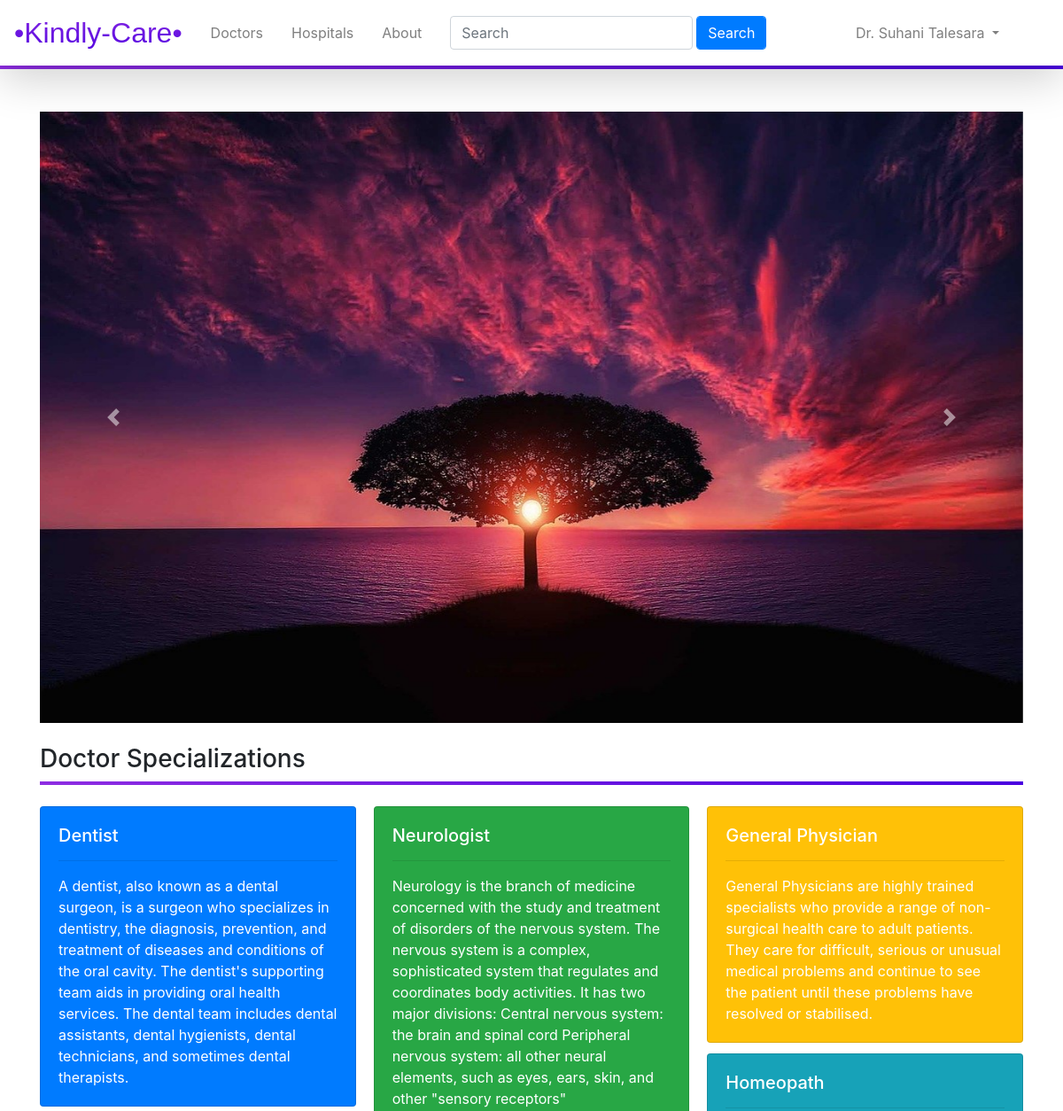
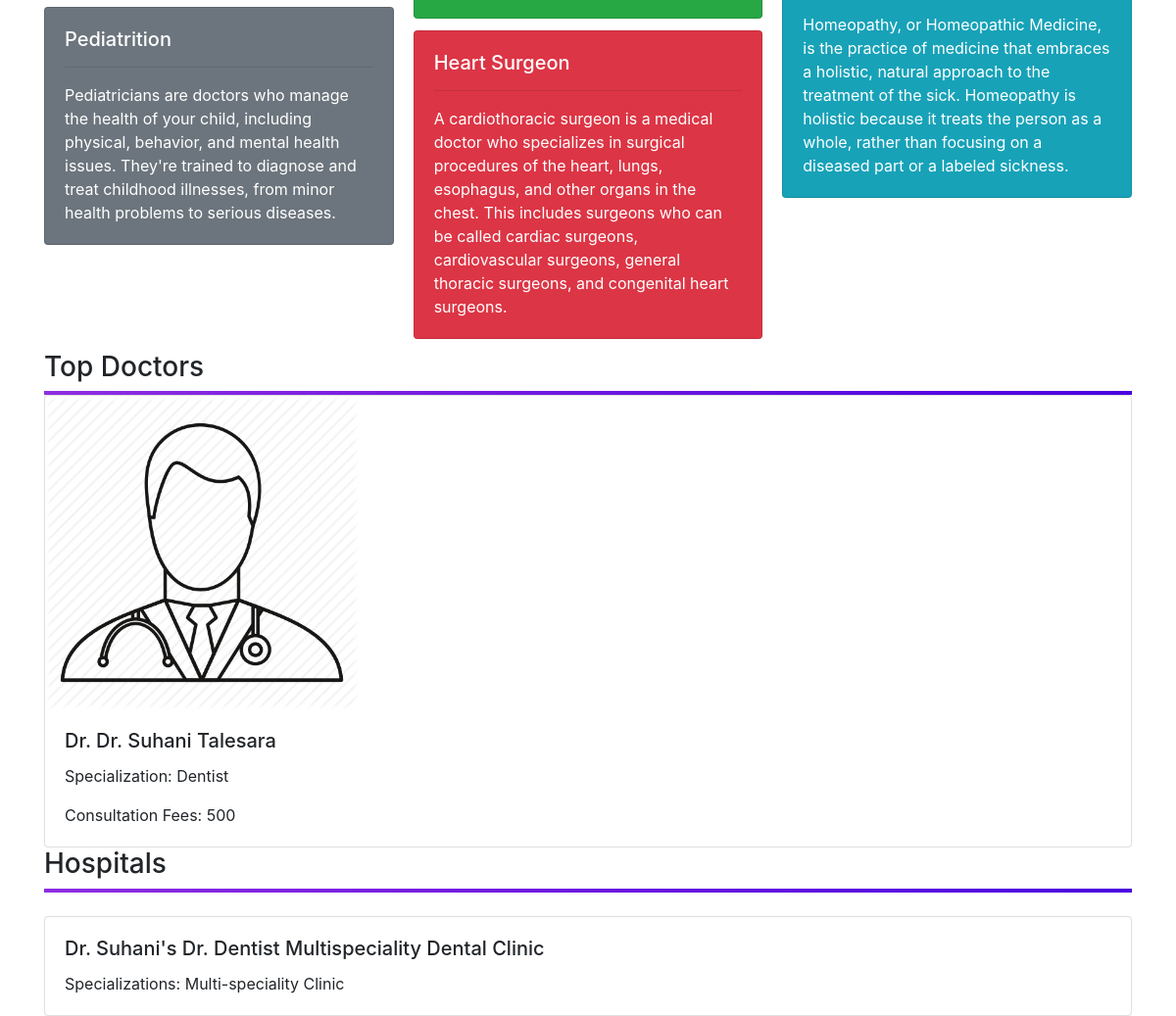
/ (signed in), run on the app's committed database (2 pictures, top to bottom).
### kindlycare/models.py (models this page shows, shortened)
class Doctors(db.Model, UserMixin):
    __tablename__ = 'doctors'
    id = db.Column(db.Integer,primary_key = True)
    name = db.Column(db.String(20),nullable = False)
    password = db.Column(db.String(20))
    email = db.Column(db.String(64),unique = True,index = True)
    qualification = db.Column(db.String(50),nullable = False)
    specialization = db.Column(db.String(140))
    consultation_fees = db.Column(db.Integer, nullable = False)
    profile_image = db.Column(db.String(64),default = 'default_image.jpg')
    experience = db.Column(db.Text,nullable = False)
    contact_number = db.Column(db.String(10),nullable = False)
    description = db.Column(db.Text,nullable = False)
    address_line_1 = db.Column(db.Text,nullable = False,default='India')
    address_line_2 = db.Column(db.Text,nullable = False,default='India')
    address_line_3 = db.Column(db.Text,nullable = False,default='India')
    reviews = db.relationship('Reviews',backref='doctor')
    slots = db.relationship('Slots',backref='doctor')
    appointments = db.relationship('Appointments',backref='doctor')
    hospitals_name = db.relationship('Hospitals',secondary=relate, backref = db.backref('doctor', lazy = True))
    def __repr__(self):
        return f"Name  : {self.name}"

class Hospitals(db.Model):
    __tablename__ = 'hospital'
    id = db.Column(db.Integer,primary_key=True)
    name = db.Column(db.String(100),nullable=False)
    speciality = db.Column(db.String(50),nullable=False)
    description = db.Column(db.Text,nullable=False)
    contact_no = db. Column(db.Integer,nullable=False)
    address = db.Column(db.Text,nullable=False)
    start_time = db.Column(db.Time,nullable=False)
    end_time = db.Column(db.Time,nullable=False)
    days = db.Column(db.PickleType,nullable=False)
    doctors_name = db.relationship('Doctors',secondary=relate, backref = db.backref('hospital', lazy = True))
    feedbacks = db.relationship('Feedback',backref='hospital')
    def __repr__(self):
        return f"Hospital Name is : {self.name}"

### kindlycare/core/views.py (the view)
@core.route('/', methods=['GET', 'POST'])
def home():
    if request.method == 'POST':
        opt = request.form.get('options')
        print(opt)  # Value of the Radio Button
        return redirect(url_for('core.filter', opt=opt))
    '''slot = Slots.query.filter_by(doc_id=current_user.id).all()
    for i in slot:
        print(i.morning_slots)'''
    docs = []
    hosps = []
    hosps = Hospitals.query.limit(6).all()
    print(hosps)
    docs.append(Doctors.query.filter_by(specialization='Dentist').first())
    docs.append(Doctors.query.filter_by(specialization='Pediatrition').first())
    docs.append(Doctors.query.filter_by(
        specialization='General Physician').first())
    docs.append(Doctors.query.filter_by(
        specialization='Heart Surgeon').first())
    docs.append(Doctors.query.filter_by(specialization='Homeopath').first())
    docs.append(Doctors.query.filter_by(specialization='Neurologist').first())
    docs = [i for i in docs if i]
    print(docs)
    return render_template('index.html', docs=docs, hosps=hosps)

### kindlycare/models.py (called while the page is built)
@login_manager.user_loader
def load_user(doctor_id):
    return Doctors.query.get(doctor_id)

### kindlycare/templates/index.html (shortened to what this page needs)
{% extends 'base.html' %}
{% block content %}
<div>
    <br>
    <br>
    <div id="carouselExampleControls" class="carousel slide" data-ride="carousel">
        <div class="carousel-inner">
            <div class="carousel-item active">
                <img src="{{url_for('static',filename='tree.jpeg')}}" class="d-block w-100" alt="tree">
            </div>
        </div>
        <a class="carousel-control-prev" href="#carouselExampleControls" role="button" data-slide="prev">
            <span class="carousel-control-prev-icon" aria-hidden="true"></span>
        </a>
        <a class="carousel-control-next" href="#carouselExampleControls" role="button" data-slide="next">
            <span class="carousel-control-next-icon" aria-hidden="true"></span>
        </a>
    </div><br>
    <h3>Doctor Specializations</h3>
    <div style="background-image: linear-gradient(to right,#8E2DE2,#4A00E0);width: 100%;height: 4px;"></div><br>
    <div class="card-columns">
        <div class="card text-white bg-primary">
            <div class="card-body">
                <h5 class="card-title">Dentist</h5>
                <hr>
                <p class="card-text">A dentist, also known as a dental surgeon, is a surgeon who specializes in
                    dentistry, the diagnosis, prevention, and treatment of diseases and conditions of the oral cavity.
                    The dentist's supporting team aids in providing oral health services. The dental team includes
                    dental assistants, dental hygienists, dental technicians, and sometimes dental therapists.</p>
            </div>
        </div>
        <div class="card text-white bg-secondary">
            <div class="card-body">
                <h5 class="card-title">Pediatrition</h5>
                <hr>
                <p class="card-text">Pediatricians are doctors who manage the health of your child, including physical,
                    behavior, and mental health issues. They're trained to diagnose and treat childhood illnesses, from
                    minor health problems to serious diseases.</p>
            </div>
        </div>
        <div class="card text-white bg-success">
            <div class="card-body">
                <h5 class="card-title">Neurologist</h5>
                <hr>
                <p class="card-text">Neurology is the branch of medicine concerned with the study and treatment of
                    disorders of the nervous system. The nervous system is a complex, sophisticated system that
                    regulates and coordinates body activities. It has two major divisions:
                    Central nervous system: the brain and spinal cord
                    Peripheral nervous system: all other neural elements, such as eyes, ears, skin, and other "sensory
                    receptors"</p>
            </div>
        </div>
        <div class="card text-white bg-danger">
            <div class="card-body">
                <h5 class="card-title">Heart Surgeon</h5>
                <hr>
                <p class="card-text">A cardiothoracic surgeon is a medical doctor who specializes in surgical procedures
                    of the heart, lungs, esophagus, and other organs in the chest. This includes surgeons who can be
                    called cardiac surgeons, cardiovascular surgeons, general thoracic surgeons, and congenital heart
                    surgeons.</p>
            </div>
        </div>
        <div class="card text-white bg-warning">
            <div class="card-body">
                <h5 class="card-title">General Physician</h5>
                <hr>
                <p class="card-text">General Physicians are highly trained specialists who provide a range of
                    non-surgical health care to adult patients. They care for difficult, serious or unusual medical
                    problems and continue to see the patient until these problems have resolved or stabilised.</p>
            </div>
        </div>
        <div class="card text-white bg-info">
            <div class="card-body">
                <h5 class="card-title">Homeopath</h5>
                <hr>
                <p class="card-text">Homeopathy, or Homeopathic Medicine, is the practice of medicine that embraces a
                    holistic, natural approach to the treatment of the sick. Homeopathy is holistic because it treats
                    the person as a whole, rather than focusing on a diseased part or a labeled sickness.</p>
            </div>
        </div>
    </div>
    <h3>Top Doctors</h3>
    <div style="background-image: linear-gradient(to right,#8E2DE2,#4A00E0);width: 100%;height: 4px;"></div>
    {% if docs %}
    <div class="card-group">
        {%for doc in docs%}
        <div class="card" style="width: 20rem;">
            <img class="card-img-top" src="{{url_for('static',filename='profile_pics/'+doc.profile_image)}}"
                style="width:20rem;" alt="Card image cap">
            <div class="card-body">
                <h5 class="card-title">Dr. {{doc.name}}</h5>
                <p class="card-text">Specialization: {{doc.specialization}}</p>
                <p class="card-text">Consultation Fees: {{doc.consultation_fees}}</p>
            </div>
        </div>
        {%endfor%}
    </div>
    {% endif %}
    <h3>Hospitals</h3>
    <div style="background-image: linear-gradient(to right,#8E2DE2,#4A00E0);width: 100%;height: 4px;"></div>
    <br>
    <div class="card-group">
        {%for h in hosps%}
        <div class="card">
            <div class="card-body">
                <h5 class="card-title">{{h.name}}</h5>
                <p class="card-text">Specializations: {{h.speciality}}</p>
            </div>
        </div>
        {%endfor%}
    </div>
</div>
{% endblock %}

### kindlycare/templates/base.html (shortened to what this page needs)
<!DOCTYPE html>
<html lang="en">
<head>
    <link rel="stylesheet" href="home.css">
    <link rel="stylesheet" href="https://stackpath.bootstrapcdn.com/bootstrap/4.4.1/css/bootstrap.min.css"
>
    <link rel="stylesheet" type="text/css"
        href="https://cdnjs.cloudflare.com/ajax/libs/font-awesome/5.11.2/css/all.css">
</head>
<body>
    <nav class="shadow-lg navbar navbar-expand-lg navbar-light">
        <ul class="navbar-nav">
            <a class="navbar-brand" href="{{url_for('core.home')}}" style="font-family: 'Gill Sans', 'Gill Sans MT', Calibri, 'Trebuchet MS', sans-serif;background: -webkit-linear-gradient(#8E2DE2,#4A00E0); -webkit-background-clip: text;
                -webkit-text-fill-color: transparent;font-size: 2rem;">•Kindly-Care•</a>
        </ul>
        <ul class="navbar-nav">
            <li class="nav-item"><a href="{{url_for('core.docs')}}" class="nav-link ml-2 mr-2">Doctors</a></li>
            <li class="nav-item"><a href="{{url_for('core.hosps')}}" class="nav-link ml-2 mr-2">Hospitals</a></li>
            <li class="nav-item"><a href="about" class="nav-link ml-2 mr-4">About</a></li>
            <form class="form-inline" method='GET' action="search">
                <input type="text" class="form-control ml-auto" name="query" placeholder="Search">
                <input type="submit" class="btn btn-primary form-control ml-1 mr-1" value="Search">
            </form>
        </ul>
        <ul class="navbar-nav ml-auto mr-5">
            {%if current_user.is_authenticated%}
            <li class="nav-item dropdown">
                <a class="nav-link dropdown-toggle" href="#" id="navbarDropdown" role="button" data-toggle="dropdown"
                    aria-haspopup="true" aria-expanded="false">
                    {{current_user.name}}
                </a>
            </li>
            {%else%}
            <li class="nav-item"><a class="btn btn-sm btn-outline-primary" href="{{url_for('doctors.register')}}"> Login
                    /
                    Signup </a></li>
            {%endif%}
        </ul>
    </nav>
    <div style="background-image: linear-gradient(to right,#8E2DE2,#4A00E0);width: 100%;height: 4px;"></div>
    <div class="container">
        {% block content %}
        {% endblock %}
    </div>
</body>
</html>

### kindlycare/templates/base.html (style rules this page uses)
html { scroll-behavior: smooth; }

### data on the page
Doctors: name "Dr. Suhani Talesara", profile_image (placeholder picture), specialization "Dentist", consultation_fees "500"
Hospitals: name "Dr. Suhani's Dr. Dentist Multispeciality Dental Clinic", speciality "Multi-speciality Clinic"
